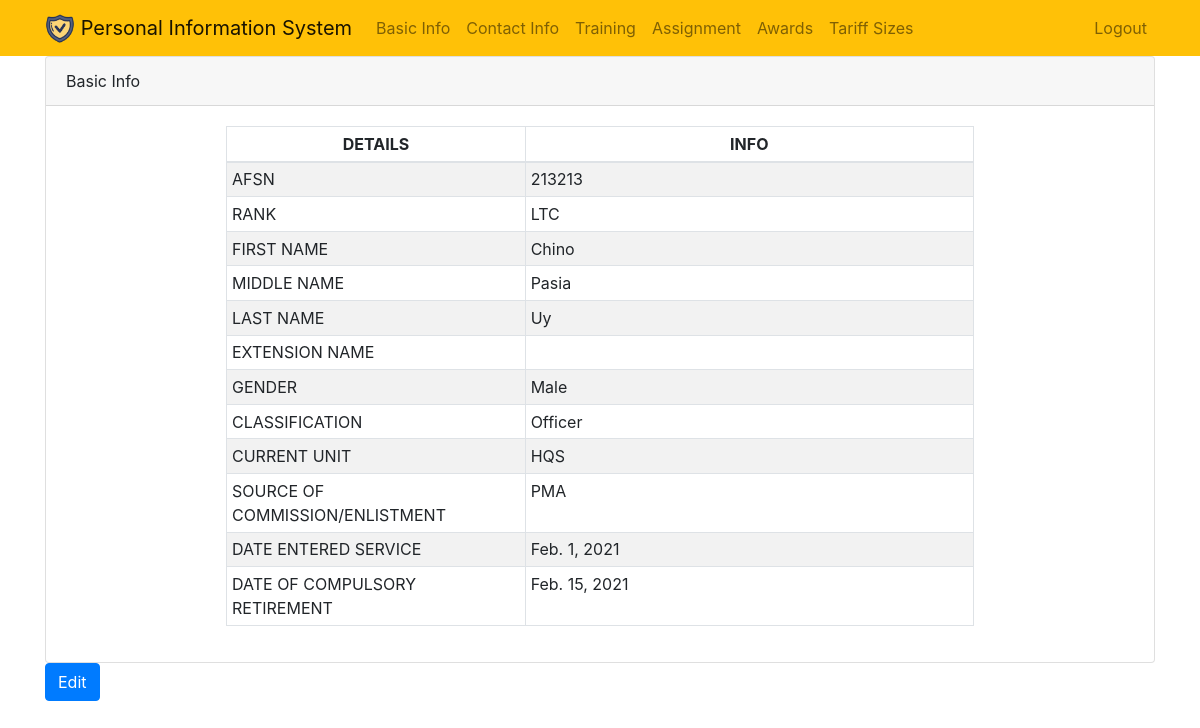
The page /basicinfo/view/ (signed in) on the database its author committed.
### basic_info/models.py (models this page shows, shortened)
class BasicInfo(models.Model):
	afsn = models.CharField(max_length=10, blank=True, verbose_name='AFSN')
	firstname = models.CharField(max_length=50, blank=True, verbose_name='FIRST NAME')
	middlename = models.CharField(max_length=50, blank=True, verbose_name='MIDDLE NAME')
	lastname = models.CharField(max_length=50, blank=True, verbose_name='LAST NAME')
	extensionname = models.CharField(max_length=50, blank=True, verbose_name='EXTENSION NAME')
	gender_choice = (
        ("Male", "Male"),
        ("Female", "Female"),
    )
	gender = models.CharField(choices=gender_choice, max_length=20, blank=True, verbose_name='GENDER')
	classification_choice = (
        ("Officer", "Officer"),
        ("Enlisted", "Enlisted"),
    )
	classification = models.CharField(choices=classification_choice,max_length=20, blank=True, verbose_name='CLASSIFICATION')
	rank = models.CharField(max_length=20, blank=True, verbose_name='RANK')
	assign = models.CharField(max_length=20, blank=True, verbose_name='CURRENT UNIT')
	source = models.CharField(max_length=20, blank=True, verbose_name='SOURCE OF COMMISION')
	dateentersvc = models.DateField(null=True, blank=True, verbose_name='DATE ENTERED SERVICE')
	datecompret = models.DateField(null=True, blank=True, verbose_name='DATE OF COMPULSORY RETIREMENT')
	user = models.ForeignKey(User, on_delete=models.CASCADE)

### basic_info/views.py (the view)
# urls.py: path('view/', views.basicinfoview, name='basicinfoview'),
@login_required
def basicinfoview(request):
	basics = BasicInfo.objects.filter(user=request.user)
	return render(request, 'basic_info/basicinfoview.html', {'basics':basics})

### basic_info/templates/basic_info/basicinfoview.html (shortened to what this page needs)
{% extends 'basic_info/base.html' %}
{% block content %}
    {% if basics %}
        <div class="row">
		    <div class="col-lg-12">
		        <div class="card">
		            <div class="card-header">
		                Basic Info </div>
		            <div class="card-body">
		                <table class="table table-responsive-sm table-bordered table-striped table-sm" style="width:70%" align="center">
		                    <thead>
		                        <tr align="center">
		                        	<th style="width:40%">DETAILS</th>
		                            <th style="width:60%">INFO</th>
		                        </tr>
		                    </thead>
		                    <tbody>
		                        {% for basic in basics %}
		                            <tr>
		                                <td>AFSN</td>
                                        <td>{{ basic.afsn }}</td>
                                    </tr>
                                    <tr>
                                        <td>RANK</td>
                                        <td>{{ basic.rank }}</td>
                                    </tr>
                                    <tr>
                                        <td>FIRST NAME</td>
                                        <td>{{ basic.firstname }}</td>
                                    </tr>
                                    <tr>
                                        <td>MIDDLE NAME</td>
                                        <td>{{ basic.middlename }}</td>
                                    </tr>
                                    <tr>
                                        <td>LAST NAME</td>
                                        <td>{{ basic.lastname }}</td>
                                    </tr>
                                    <tr>
                                        <td>EXTENSION NAME</td>
                                        <td>{{ basic.extensioname }}</td>
                                    </tr>
                                    <tr>
                                        <td>GENDER</td>
		                                <td>{{ basic.gender }}</td>
                                    </tr>
                                    <tr>
                                        <td>CLASSIFICATION</td>
		                                <td>{{ basic.classification }}</td>
                                    </tr>
                                    <tr>
                                        <td>CURRENT UNIT</td>
		                                <td>{{ basic.assign }}</td>
		                            </tr>
                                    <tr>
                                        <td>SOURCE OF COMMISSION/ENLISTMENT</td>
		                                <td>{{ basic.source }}</td>
                                    </tr>
                                    <tr>
                                        <td>DATE ENTERED SERVICE</td>
		                                <td>{{ basic.dateentersvc }}</td>
                                    </tr>
                                    <tr>
                                        <td>DATE OF COMPULSORY RETIREMENT</td>
		                                <td>{{ basic.datecompret }}</td>
		                            </tr>
		                        {% endfor %}
		                    </tbody>
		                </table>
		            </div>
		        </div>
		    </div>
		</div>
        <a href="{% url 'basicinfoedit' %}">
        	<button id="edit" type="button" class="btn btn-primary">Edit</button>
        </a>
    {% endif %}
{% endblock %}

### rows shown on the page
BasicInfo: afsn "213213", rank "LTC", firstname "Chino", middlename "Pasia", lastname "Uy", gender "Male", classification "Officer", assign "HQS", source "PMA", dateentersvc "Feb. 1, 2021", datecompret "Feb. 15, 2021"
